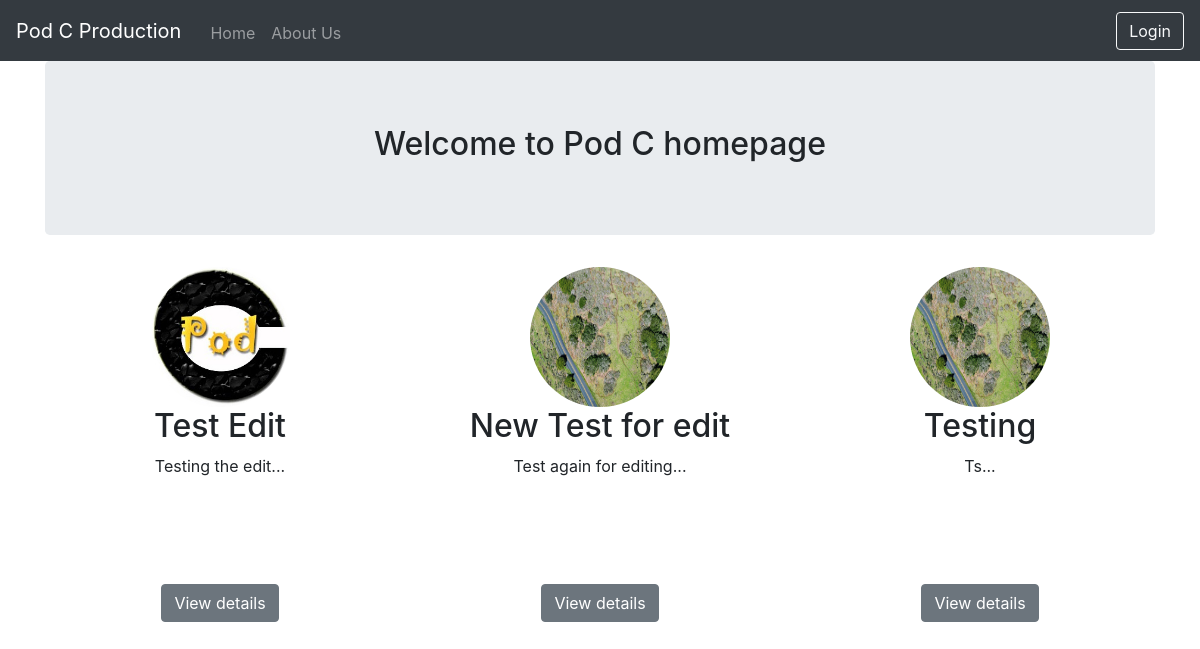
Page /blog/ on the earlier database version.
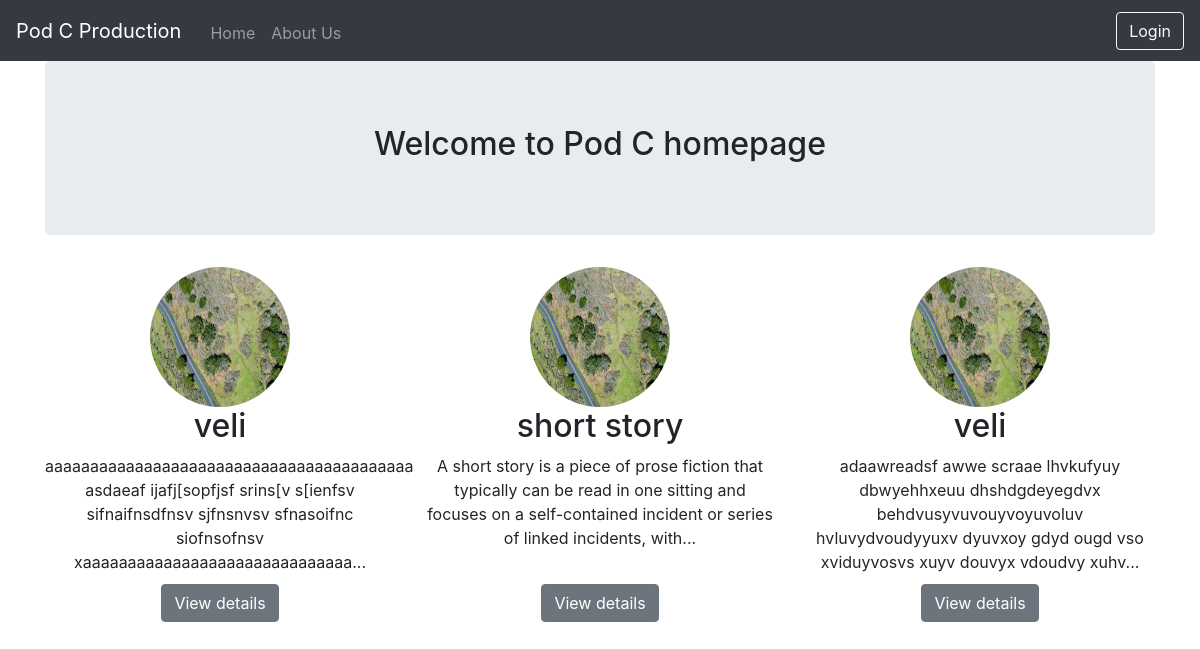
Same page on the later database version.
### blog/models.py (models this page shows)
class Article(models.Model):
	pub_date = models.DateTimeField(default=datetime.now, blank=True)
	title = models.CharField(max_length=200)
	author = models.CharField(max_length=100)
	article_title = models.TextField()
	article_image = models.ImageField(upload_to='article_image', blank=True)

### blog/views.py (the view)
def index(request):
    latest_article_list = Article.objects.order_by('-pub_date')[:5]
    template = loader.get_template('blog/index.html')
    context = {
        'latest_article_list': latest_article_list,
    }
    return HttpResponse(template.render(context, request))

### blog/templates/blog/index.html (shortened to what this page needs)
{% extends 'blog/base.html' %}
	{% block body %}
	<div class="container">
		<div class="jumbotron">
			<h2>Welcome to Pod C homepage</h2>
		</div>
	</div>
	{% if latest_article_list %}
	<div class="container">
		<div class="row" id="index-list">
			{% for article in latest_article_list|slice:"3" %}
	          <div class="col-lg-4">
				{% if article.article_image %}
	            <img class="rounded-circle" src="{{ article.article_image.url }}" alt="Generic placeholder image" width="140" height="140">
				{% else %}
				<img class="rounded-circle" src="https://images.pexels.com/photos/917479/pexels-photo-917479.jpeg?auto=compress&cs=tinysrgb&dpr=2&h=650&w=940" width="140" height="140">
				{% endif %}
	            <h2>{{ article.title }}</h2>
	            <div id="art-detail">{{article.article_title|stringformat:".160s"}}...</div>
	            <p><a class="btn btn-secondary" href="/blog/article/{{ article.id }}">View details</a></p>
	          </div>
	        {% endfor %}
	    </div>
	</div>
	{% else %}
	    <p>No polls are available.</p>
	{% endif %}
	{% endblock %}

Differences in the rows shown:
removed Article: article_image (picture), title "Test Edit", article_title "Testing the edit"
no longer on this page (row unchanged): Article: article_image (picture), title "New Test for edit", article_title "Test again for editing"
no longer on this page (row unchanged): Article: article_image (picture), title "Testing", article_title "Ts"
added Article: article_image (picture), title "veli", article_title "aaaaaaaaaaaaaaaaaaaaaaaaaaaaaaaaaaaaaaaaa asdaeaf ijafj[sopfjsf srins[v s[ienfsv sifnaifnsdfnsv sjfnsnvsv sfnasoifnc siofnsofnsv xaaaaaaaaaaaaaaaaaaaaaaaaaaaaaa"
added Article: article_image (picture), title "short story", article_title "A short story is a piece of prose fiction that typically can be read in one sitting and focuses on a self-contained incident or series of linked incidents, with"
added Article: article_image (picture), title "veli", article_title "adaawreadsf awwe scraae lhvkufyuy dbwyehhxeuu dhshdgdeyegdvx behdvusyvuvouyvoyuvoluv hvluvydvoudyyuxv dyuvxoy gdyd ougd vso xviduyvosvs xuyv douvyx vdoudvy xuhv"
